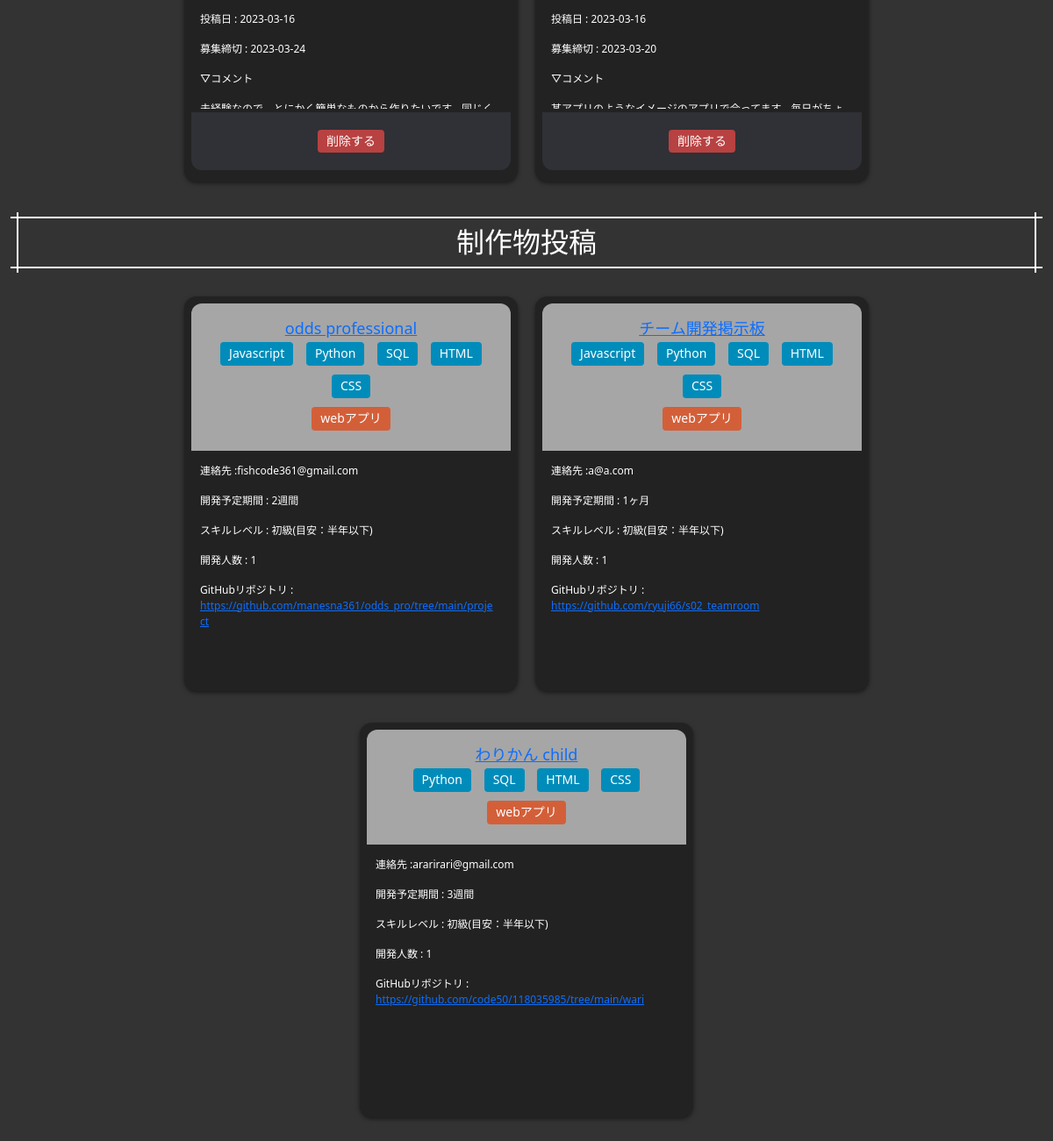
/mypage (signed in, lower part), run on an earlier commit of the app's database.
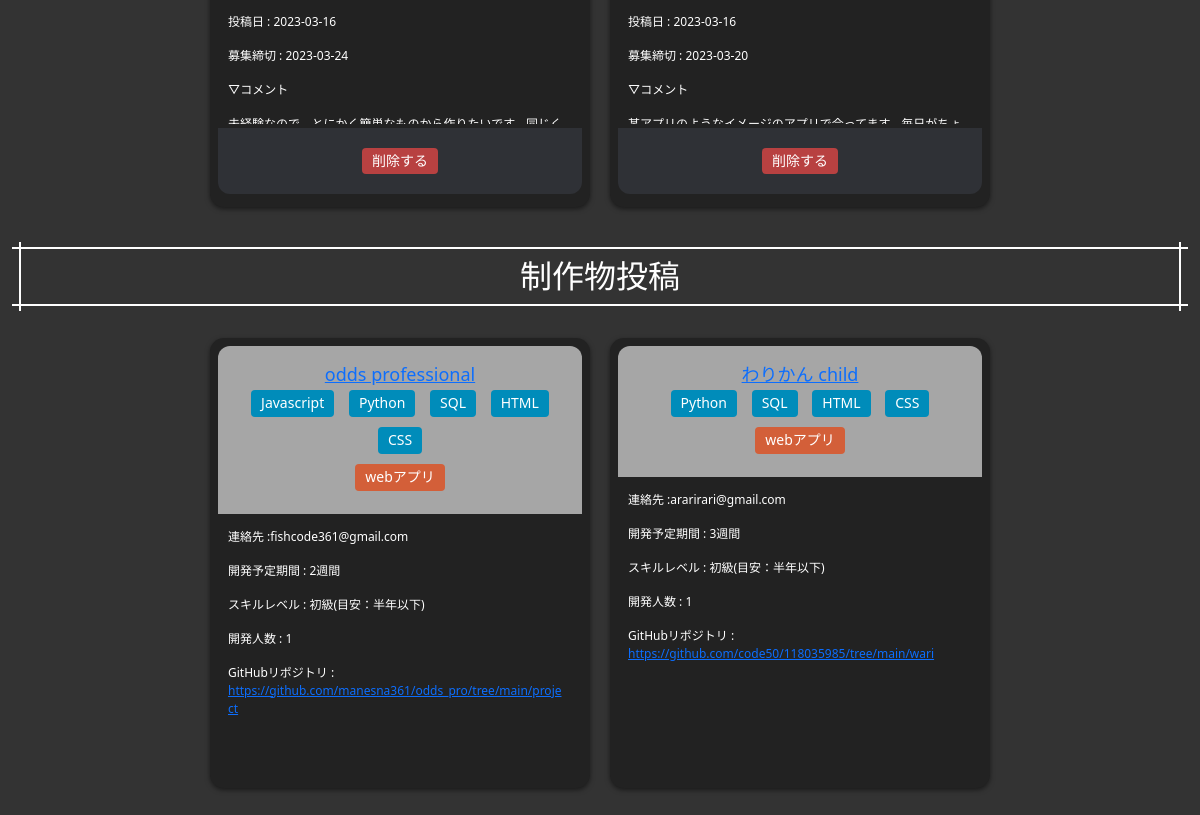
And on a later commit of the database.
### tables this page shows
CREATE TABLE entries (
        entry_id INTEGER PRIMARY KEY AUTOINCREMENT NOT NULL,
        title TEXT,
        mail_address TEXT,
        time TEXT,
        level TEXT,
        genre TEXT,
        day_posted TEXT,
        day_end TEXT,
        body TEXT,
        is_active INTEGER DEFAULT 1,
        user_id INTEGER,
        FOREIGN KEY (user_id) REFERENCES users(user_id)
);

CREATE TABLE works (
         work_id INTEGER PRIMARY KEY AUTOINCREMENT NOT NULL,
         title TEXT,
         github TEXT,
         youtube TEXT,
         howmany INTEGER,
         mail_address TEXT,
         time TEXT,
         level TEXT,
         genre TEXT,
         overview TEXT,
         background TEXT,
         technique TEXT,
         body TEXT,
         user_id INTEGER, grade TEXT, dev_url TEXT, youtube2 TEXT,
         FOREIGN KEY (user_id) REFERENCES users(user_id)
 );

### app.py (the view)
@app.route("/mypage", methods=["GET", "POST"])
@login_required
def mypage():
    entries = db.execute("""
        SELECT entries.*, GROUP_CONCAT(languages.name) as language_name, users.username
        FROM entries
        LEFT JOIN language_to_entry
        ON entries.entry_id = language_to_entry.entry_id
        LEFT JOIN languages
        ON languages.language_id = language_to_entry.language_id
        LEFT JOIN users
        ON users.user_id = entries.user_id
        WHERE entries.user_id = ?
        GROUP BY entries.entry_id;
    """, session["user_id"])
    works = db.execute("""
        SELECT works.*, GROUP_CONCAT(languages.name) as language_name, users.username
        FROM works
        LEFT JOIN language_to_work
        ON works.work_id = language_to_work.work_id
        LEFT JOIN languages
        ON languages.language_id = language_to_work.language_id
        LEFT JOIN users
        ON users.user_id = works.user_id
        WHERE works.user_id = ?
        GROUP BY works.work_id;
    """, session["user_id"])
    noinput = 0
    nooutput = 0
    if entries == []:
        noinput = 1
    if works == []:
        nooutput = 1
    usernames = db.execute("SELECT username FROM users WHERE user_id = ?", session["user_id"])
    username = usernames[0]["username"]
    if request.method == "POST":
        get_deleteid = request.form.get("deleteid")
        if get_deleteid:
            db.execute("DELETE FROM language_to_entry WHERE entry_id = ?", get_deleteid)
            db.execute("DELETE FROM entries WHERE entry_id = ?", get_deleteid)
        entries = db.execute("""
            SELECT entries.*, GROUP_CONCAT(languages.name) as language_name, users.username
            FROM entries
            LEFT JOIN language_to_entry
            ON entries.entry_id = language_to_entry.entry_id
            LEFT JOIN languages
            ON languages.language_id = language_to_entry.language_id
            LEFT JOIN users
            ON users.user_id = entries.user_id
            WHERE entries.user_id = ?
            GROUP BY entries.entry_id;
        """, session["user_id"])
        return render_template("mypage.html", entries = entries, username = username, works = works, noinput = noinput, nooutput = nooutput)
    else:
        return render_template("mypage.html", entries = entries, username = username, works = works, noinput = noinput, nooutput = nooutput)

### helpers.py (called while the page is built)
def login_required(f):
    @wraps(f)
    def decorated_function(*args, **kwargs):
        if session.get("user_id") is None:
            flash("会員登録、ログインが必要なページです")
            return render_template("login.html")
        return f(*args, **kwargs)
    return decorated_function

### templates/mypage.html (shortened to what this page needs)
{% extends "layout.html" %}
{% block main %}
<br>
{% if noinput == 0 %}
<div class="box-container">
    {% for entry in entries %}
    <div class="box">
        <div class="box-content">
            <p>投稿日 : {{ entry.day_posted }}</p>
            <p>募集締切 : {{ entry.day_end }}</p>
            <p>▽コメント</p>
            <p class="comment">{{ entry.body }}</p>
        </div>
        <div class="box-footer">
            <h2>
                <form action="/mypage" method="post">
                    <button class="button_delete" value="{{ entry.entry_id }}" name="deleteid" id="deleteid">削除する</button>
                </form>
            </h2>
        </div>
    </div>
    {% endfor %}
</div>
{% else %}
<h2>メンバー募集の投稿をしていません</h2>
<br>
{% endif %}
<br>
<div class="design"><h2>制作物投稿</h2></div>
<br>
{% if nooutput == 0 %}
<div class="box-container">
    {% for work in works %}
         <div class="box_works">
            <div class="box-header_works">
                <h2><a href="{{ url_for('watch_get', get=work.work_id) }}">{{ work.title }}</a><br>
                {% for language in work.language_name.split(',') %}
                    <button class="tag_languages">{{ language }}</button>
                {% endfor %}
                <br>
                <button class="tag_genres">{{ work.genre }}</button>
                </h2>
            </div>
             <div class="box-content">
                 <p>連絡先 :{{ work.mail_address }}</p>
                 <p>開発予定期間 : {{ work.time }}</p>
                 <p>スキルレベル : {{ work.level }}</p>
                 <p>開発人数 : {{ work.howmany }}</p>
                 <p>GitHubリポジトリ : <a href="{{ work.github }}" target="_blank" rel="noopener">{{ work.github }}</a></p>
             </div>
         </div>
    {% endfor %}
 </div>
{% else %}
<h2>制作物の投稿をしていません</h2>
<br>
{% endif %}
{% endblock %}

What changed in the data, as far as the page shows it:
removed works: title "チーム開発掲示板", language "Javascript" "Python" "SQL" "HTML" "CSS", genre "webアプリ", mail_address "a@a.com", time "1ヶ月", level "初級(目安：半年以下)", howmany "1", github "https://github.com/ryuji66/s02_teamroom"
